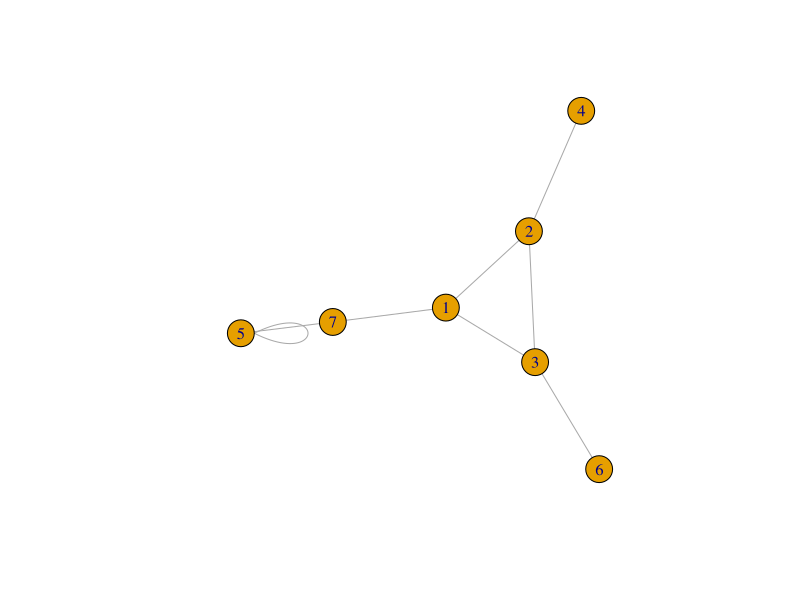
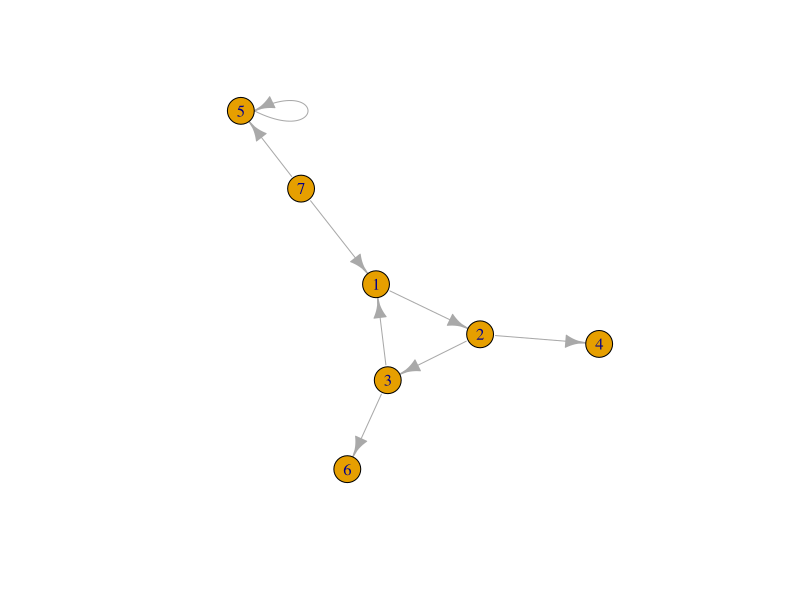

Recreate these plots in R, in order.
# The nodes are placed randomly, therefore in order to get consistent graphs the random seed has to be manually set.
library(igraph)
set.seed(100)

# ###Undirected Graph

# Undirected graphs are created with `graph()` and the parameter `directed=FALSE` from an array of pairs of nodes, which determine the edges.
graph.nondirected <- graph(c(1,2, 2,3, 3,1, 2,4, 5,5, 3,6, 7,1, 7,5), directed=FALSE)
plot(graph.nondirected)

# ###Directed Graph 

# Directed graphs are created with `graph()` from an array of pairs of nodes, which determine the edges.
graph.directed <- graph(c(1,2, 2,3, 3,1, 2,4, 5,5, 3,6, 7,1, 7,5))
plot(graph.directed)
